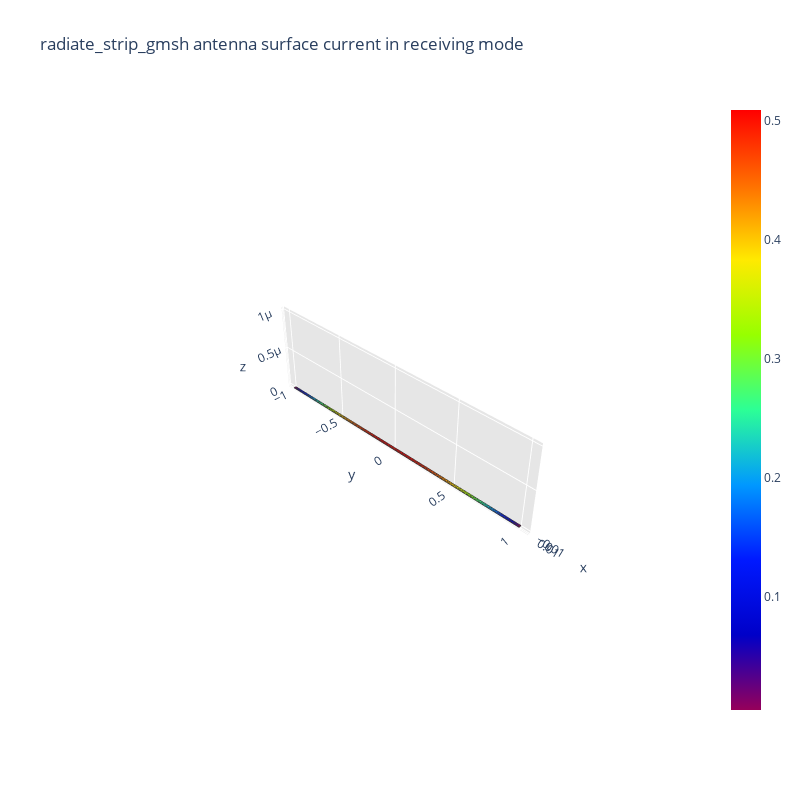

Notebook source saved alongside this figure:
### Code cell
impedance = radiation_algorithm(radiate_strip_mat_gmsh, 75e6, feed_point)

### Figure 1 — Plotly figure (JSON) as saved in the notebook; plotly's stock layout.template omitted (floating-point values rounded to 4 significant figures; data arrays with more than 128 entries replaced by an {"elided": "..."} marker saying what was removed)
{"data": [{"facecolor": {"elided": "272 str values"}, "i": {"elided": "272 int values"}, "j": {"elided": "272 int values"}, "k": {"elided": "272 int values"}, "name": "", "type": "mesh3d", "x": {"elided": "208 float values"}, "y": {"elided": "208 float values"}, "z": {"elided": "208 float values"}}, {"line": {"color": "rgb(50, 50, 50)", "width": 1.5}, "mode": "lines", "showlegend": false, "type": "scatter3d", "x": {"elided": "1360 float values"}, "y": {"elided": "1360 float values"}, "z": {"elided": "1360 int values"}}, {"hoverinfo": "none", "marker": {"color": [0.004812, 0.5094], "colorscale": [[0, "rgb(150, 0, 90)"], [0.125, "rgb(0, 0, 200)"], [0.25, "rgb(0, 25, 255)"], [0.375, "rgb(0, 152, 255)"], [0.5, "rgb(44, 255, 150)"], [0.625, "rgb(151, 255, 0)"], [0.75, "rgb(255, 234, 0)"], [0.875, "rgb(255, 111, 0)"], [1, "rgb(255, 0, 0)"]], "showscale": true, "size": 0.1}, "mode": "markers", "showlegend": false, "type": "scatter3d", "x": [-0.01], "y": [0], "z": [0]}], "layout": {"height": 800, "scene": {"aspectratio": {"x": 0.01, "y": 1, "z": 0.3}, "xaxis": {"backgroundcolor": "rgb(230, 230, 230)", "gridcolor": "rgb(255, 255, 255)", "showbackground": true, "zerolinecolor": "rgb(255, 255, 255)"}, "yaxis": {"backgroundcolor": "rgb(230, 230, 230)", "gridcolor": "rgb(255, 255, 255)", "showbackground": true, "zerolinecolor": "rgb(255, 255, 255)"}, "zaxis": {"backgroundcolor": "rgb(230, 230, 230)", "gridcolor": "rgb(255, 255, 255)", "showbackground": true, "zerolinecolor": "rgb(255, 255, 255)"}}, "title": {"text": "radiate_strip_gmsh antenna surface current in receiving mode"}, "width": 800}}
